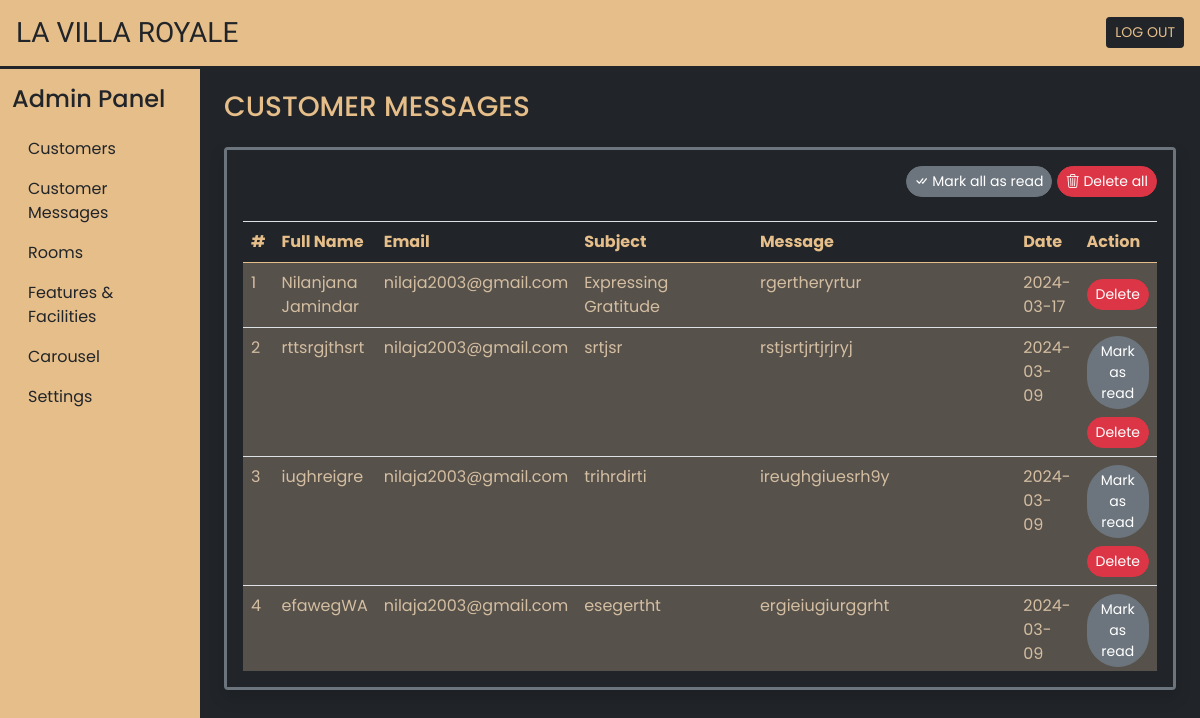
Page /admin/user_queries.php (signed in) on the committed database.
### tables this page shows
CREATE TABLE `user_queries` (
  `sr_no` int(11) NOT NULL,
  `name` varchar(50) NOT NULL,
  `email` varchar(150) NOT NULL,
  `subject` varchar(200) NOT NULL,
  `message` varchar(1000) NOT NULL,
  `date` date NOT NULL DEFAULT current_timestamp(),
  `seen` tinyint(4) NOT NULL DEFAULT 0
);

### admin/user_queries.php (the view, shortened to what this page needs)
<!DOCTYPE html>
<html lang="en">
<head>
    <?php require('inc/links.php');?>
</head>
<body class="bg-dark">
    <?php require('inc/header.php');?>
    <div class="container-fluid" id="main-content">
        <div class="row">
            <div class="col-lg-10 ms-auto p-4 overflow-hidden">
                <h3 class="mb-4" style="color:#e6be8a;">CUSTOMER MESSAGES</h3>
                <div class="card border-3 border-secondary shadow rounded mb-4">
                    <div class="card-body bg-dark">
                        <div class="text-end mb-4">
                            <a href="?seen=all" class="btn btn-secondary rounded-pill shadow-none btn-sm">
                                <i class="bi bi-check-all"></i> Mark all as read
                            </a>
                            <a href="?del=all" class="btn btn-danger rounded-pill shadow-none btn-sm">
                                <i class="bi bi-trash3"></i> Delete all
                            </a>
                        </div>
                        <div class="table-responsive-md" style="height: 450px; overflow-y: scroll;">
                            <table class="table table-hover border-top" style="background-color:#56514a;">
                                <thead class="sticky-top" style="color:#e6be8a;">
                                    <tr class="bg-dark">
                                        <th scope="col">#</th>
                                        <th scope="col">Full Name</th>
                                        <th scope="col">Email</th>
                                        <th scope="col" width="20%">Subject</th>
                                        <th scope="col" width="30%">Message</th>
                                        <th scope="col">Date</th>
                                        <th scope="col">Action</th>
                                    </tr>
                                </thead>
                                <tbody style="color:#d4bea2;">
                                    <?php
                                        $q = "SELECT * FROM `user_queries` ORDER BY `sr_no` DESC";
                                        $data = mysqli_query($con,$q);
                                        $i = 1;
                                        while($row = mysqli_fetch_assoc($data))
                                        {
                                            $seen = '';
                                            if($row['seen']!=1)
                                            {
                                                $seen = "<a href='?seen=$row[sr_no]' class='btn btn-sm rounded-pill btn-secondary'>Mark as read</a><br>";
                                            }
                                            $seen.= "<a href='?del=$row[sr_no]' class='btn btn-sm rounded-pill btn-danger mt-2'>Delete</a>";
                                            echo<<<query
                                            <tr>
                                                <td>$i</td>
                                                <td>$row[name]</td>
                                                <td>$row[email]</td>
                                                <td>$row[subject]</td>
                                                <td>$row[message]</td>
                                                <td>$row[date]</td>
                                                <td>$seen</td>
                                            </tr>
                                            query;
                                            $i++;
                                        }
                                    ?>
                                </tbody>
                            </table>
                        </div>
                    </div>
                </div>
            </div>
        </div>
    </div>
</body>
</html>

### admin/css/common.css (style rules this page uses)
:root { --gold: #e6be8a; --gold_hover: #e7b069; }
* { font-family: 'Poppins', sans-serif; }

### rows in the picture
user_queries: name "Nilanjana Jamindar", email "nilaja2003@gmail.com", subject "Expressing Gratitude", message "rgertheryrtur", date "2024-03-17"
user_queries: name "rttsrgjthsrt", email "nilaja2003@gmail.com", subject "srtjsr", message "rstjsrtjrtjrjryj", date "2024-03-09"
user_queries: name "iughreigre", email "nilaja2003@gmail.com", subject "trihrdirti", message "ireughgiuesrh9y", date "2024-03-09"
user_queries: name "efawegWA", email "nilaja2003@gmail.com", subject "esegertht", message "ergieiugiurggrht", date "2024-03-09"
